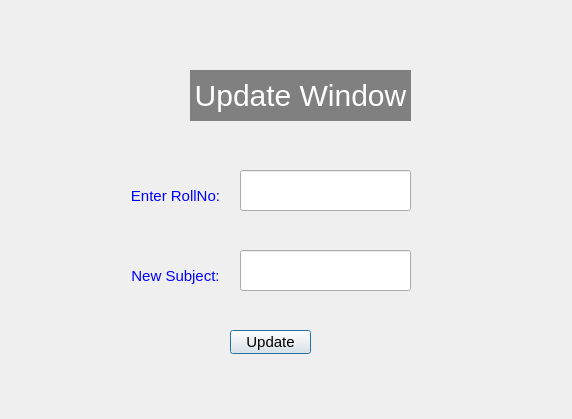
<?xml version="1.0" encoding="UTF-8"?>
<ui version="4.0">
 <class>updateBox</class>
 <widget class="QDialog" name="updateBox">
  <property name="geometry">
   <rect>
    <x>0</x>
    <y>0</y>
    <width>572</width>
    <height>419</height>
   </rect>
  </property>
  <property name="windowTitle">
   <string>Dialog</string>
  </property>
  <widget class="QLabel" name="label">
   <property name="geometry">
    <rect>
     <x>190</x>
     <y>70</y>
     <width>221</width>
     <height>51</height>
    </rect>
   </property>
   <property name="styleSheet">
    <string notr="true">QLabel{
background:light gray;
font-size:30px;
color:white;
}</string>
   </property>
   <property name="text">
    <string>Update Window</string>
   </property>
   <property name="alignment">
    <set>Qt::AlignmentFlag::AlignCenter</set>
   </property>
  </widget>
  <widget class="QLabel" name="label_2">
   <property name="geometry">
    <rect>
     <x>110</x>
     <y>170</y>
     <width>131</width>
     <height>51</height>
    </rect>
   </property>
   <property name="styleSheet">
    <string notr="true">QLabel{
font-size:15px;
color:blue;
}</string>
   </property>
   <property name="text">
    <string>Enter RollNo:</string>
   </property>
   <property name="alignment">
    <set>Qt::AlignmentFlag::AlignCenter</set>
   </property>
  </widget>
  <widget class="QLineEdit" name="lineEdit">
   <property name="geometry">
    <rect>
     <x>240</x>
     <y>170</y>
     <width>171</width>
     <height>41</height>
    </rect>
   </property>
  </widget>
  <widget class="QLabel" name="label_3">
   <property name="geometry">
    <rect>
     <x>110</x>
     <y>250</y>
     <width>131</width>
     <height>51</height>
    </rect>
   </property>
   <property name="styleSheet">
    <string notr="true">QLabel{
font-size:15px;
color:blue;
}</string>
   </property>
   <property name="text">
    <string>New Subject:</string>
   </property>
   <property name="alignment">
    <set>Qt::AlignmentFlag::AlignCenter</set>
   </property>
  </widget>
  <widget class="QLineEdit" name="lineEdit_2">
   <property name="geometry">
    <rect>
     <x>240</x>
     <y>250</y>
     <width>171</width>
     <height>41</height>
    </rect>
   </property>
  </widget>
  <widget class="QPushButton" name="pushButton">
   <property name="geometry">
    <rect>
     <x>230</x>
     <y>330</y>
     <width>81</width>
     <height>24</height>
    </rect>
   </property>
   <property name="styleSheet">
    <string notr="true">QPushButton{font-size:15px;
}</string>
   </property>
   <property name="text">
    <string>Update</string>
   </property>
  </widget>
 </widget>
 <resources/>
 <connections/>
</ui>
